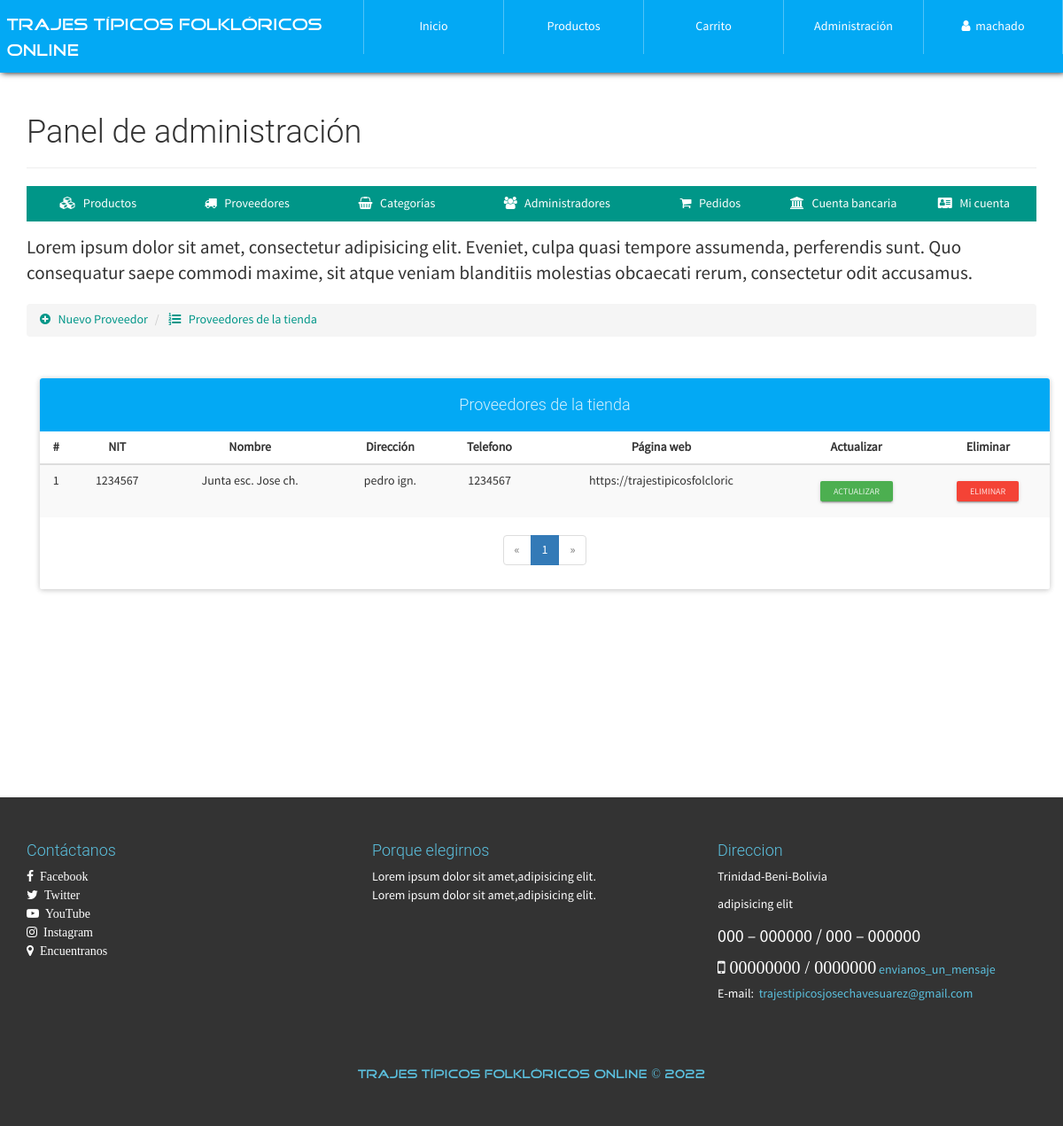
The app's page /configAdmin.php?view=providerlist (signed in) with its own data.
### tables this page shows
CREATE TABLE `proveedor` (
  `NITProveedor` varchar(30) NOT NULL,
  `NombreProveedor` varchar(30) NOT NULL,
  `Direccion` varchar(200) NOT NULL,
  `Telefono` varchar(20) NOT NULL,
  `PaginaWeb` varchar(30) NOT NULL
);

### admin/providerlist-view.php (the view, shortened to what this page needs)
<p class="lead">
    Lorem ipsum dolor sit amet, consectetur adipisicing elit. Eveniet, culpa quasi tempore assumenda, perferendis sunt. Quo consequatur saepe commodi maxime, sit atque veniam blanditiis molestias obcaecati rerum, consectetur odit accusamus.
</p>
<ul class="breadcrumb" style="margin-bottom: 5px;">
    <li>
        <a href="configAdmin.php?view=provider">
            <i class="fa fa-plus-circle" aria-hidden="true"></i> &nbsp; Nuevo Proveedor
        </a>
    </li>
    <li>
        <a href="configAdmin.php?view=providerlist"><i class="fa fa-list-ol" aria-hidden="true"></i> &nbsp; Proveedores de la tienda</a>
    </li>
</ul>
<div class="container">
	<div class="row">
		<div class="col-xs-12">
            <br><br>
            <div class="panel panel-info">
                <div class="panel-heading text-center"><h4>Proveedores de la tienda</h4></div>
              	<div class="table-responsive">
                  <table class="table table-striped table-hover">
                      	<thead>
                          	<tr>
								<th class="text-center">#</th>
                              	<th class="text-center">NIT</th>
                              	<th class="text-center">Nombre</th>
                              	<th class="text-center">Dirección</th>
                              	<th class="text-center">Telefono</th>
                              	<th class="text-center">Página web</th>
                              	<th class="text-center">Actualizar</th>
                              	<th class="text-center">Eliminar</th>
                          	</tr>
                      	</thead>
                      	<tbody>
                          	<?php
								$mysqli = mysqli_connect(SERVER, USER, PASS, BD);
								mysqli_set_charset($mysqli, "utf8");
								$pagina = isset($_GET['pag']) ? (int)$_GET['pag'] : 1;
								$regpagina = 30;
								$inicio = ($pagina > 1) ? (($pagina * $regpagina) - $regpagina) : 0;
								$proveedores=mysqli_query($mysqli,"SELECT SQL_CALC_FOUND_ROWS * FROM proveedor LIMIT $inicio, $regpagina");
								$totalregistros = mysqli_query($mysqli,"SELECT FOUND_ROWS()");
								$totalregistros = mysqli_fetch_array($totalregistros, MYSQLI_ASSOC);
								$numeropaginas = ceil($totalregistros["FOUND_ROWS()"]/$regpagina);
								$cr=$inicio+1;
                                while($prov=mysqli_fetch_array($proveedores, MYSQLI_ASSOC)){
                            ?>
							<tr>
								<td class="text-center"><?php echo $cr; ?></td>
								<td class="text-center"><?php echo $prov['NITProveedor']; ?></td>
								<td class="text-center"><?php echo $prov['NombreProveedor']; ?></td>
								<td class="text-center"><?php echo $prov['Direccion']; ?></td>
								<td class="text-center"><?php echo $prov['Telefono']; ?></td>
								<td class="text-center"><?php echo $prov['PaginaWeb']; ?></td>
								<td class="text-center">
	                        		<a href="configAdmin.php?view=providerinfo&code=<?php echo $prov['NITProveedor']; ?>" class="btn btn-raised btn-xs btn-success">Actualizar</a>
	                        	</td>
	                        	<td class="text-center">
	                        		<form action="process/delprove.php" method="POST" class="FormCatElec" data-form="delete">
	                        			<button type="submit" class="btn btn-raised btn-xs btn-danger">Eliminar</button>
	                        		</form>
	                        	</td>
                            <?php
                            	$cr++;
                                }
                            ?>
                      	</tbody>
                  </table>
              	</div>
                <?php if($numeropaginas>=1): ?>
              	<div class="text-center">
                  <ul class="pagination">
                    <?php if($pagina == 1): ?>
                        <li class="disabled">
                            <a>
                                <span aria-hidden="true">&laquo;</span>
                            </a>
                        </li>
                    <?php endif; ?>
                    <?php
                        for($i=1; $i <= $numeropaginas; $i++ ){
                            if($pagina == $i){
                                echo '<li class="active"><a href="configAdmin.php?view=providerlist&pag='.$i.'">'.$i.'</a></li>';
                            }else{
                                echo '<li><a href="configAdmin.php?view=providerlist&pag='.$i.'">'.$i.'</a></li>';
                            }
                        }
                    ?>
                    <?php if($pagina == $numeropaginas): ?>
                        <li class="disabled">
                            <a>
                                <span aria-hidden="true">&raquo;</span>
                            </a>
                        </li>
                    <?php endif; ?>
                  </ul>
                </div>
                <?php endif; ?>
            </div>
        </div>
	</div>
</div>

### css/style.css (style rules this page uses)
body { font-family: "FontFamilySPro"; line-height: 1.5; font-size: 1.4em; width: 100%; height: 100%; margin: 0px; padding: 0px; background-position: center center; background-repeat: no-repeat; background-attachment: fixed; background-size: cover; background-color: #fff; }
#container-page-configAdmin { background-image: url(../assets/img/font-registration.JPG); }

### records on screen
proveedor: NITProveedor "1234567", NombreProveedor "Junta esc. Jose ch.", Direccion "pedro ign.", Telefono "1234567", PaginaWeb "https://trajestipicosfolcloric"

### other values on screen
$_SESSION['nombreAdmin'] "machado"
